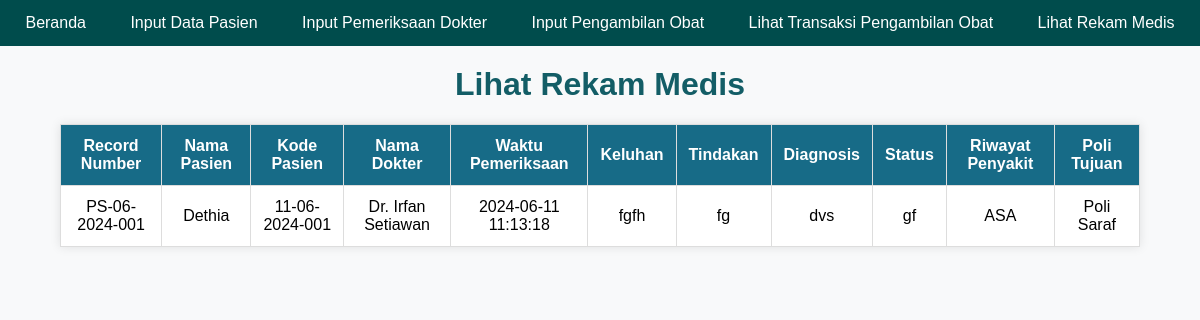
The app's page /join-table.php with its own data.
### tables this page shows
CREATE TABLE `rekammedis` (
  `record_number` varchar(20) NOT NULL,
  `namaPasien` varchar(50) NOT NULL,
  `kode_pasien` varchar(14) NOT NULL,
  `nama_dokter` varchar(200) NOT NULL,
  `waktuPemeriksaan` datetime NOT NULL DEFAULT current_timestamp(),
  `keluhan` varchar(200) NOT NULL,
  `tindakan` varchar(200) NOT NULL,
  `diagnosis` varchar(200) NOT NULL,
  `status` varchar(50) NOT NULL,
  `riwayatPenyakit` varchar(200) NOT NULL,
  `poliTujuan` varchar(20) NOT NULL
);

CREATE TABLE `pasien` (
  `kode_pasien` varchar(14) NOT NULL,
  `namaPasien` varchar(50) NOT NULL,
  `jenisKelamin` varchar(10) NOT NULL,
  `tanggalLahir` date NOT NULL,
  `umur` int(2) NOT NULL,
  `pekerjaan` varchar(50) NOT NULL,
  `emailPasien` varchar(50) NOT NULL,
  `nomorTelepon` varchar(15) NOT NULL,
  `alamat` varchar(200) NOT NULL
);

CREATE TABLE `poli` (
  `kodepoli` varchar(10) NOT NULL,
  `namapoli` varchar(255) NOT NULL,
  `nama_dokter` varchar(255) DEFAULT NULL
);

### join-table.php (the view, shortened to what this page needs)
<?php
include 'header.php';
include 'db_connect.php';
?>
<!DOCTYPE html>
<html lang="en">
<head>
</head>
<body>
    <h1>Lihat Rekam Medis</h1>
    <table>
        <tr>
            <th>Record Number</th>
            <th>Nama Pasien</th>
            <th>Kode Pasien</th>
            <th>Nama Dokter</th>
            <th>Waktu Pemeriksaan</th>
            <th>Keluhan</th>
            <th>Tindakan</th>
            <th>Diagnosis</th>
            <th>Status</th>
            <th>Riwayat Penyakit</th>
            <th>Poli Tujuan</th>
        </tr>
        <?php
        $sql = "
        SELECT r.record_number, r.namaPasien, p.kode_pasien, r.nama_dokter, r.waktuPemeriksaan, r.keluhan, r.tindakan, r.diagnosis, r.status, r.riwayatPenyakit, pd.namapoli AS poliTujuan
        FROM rekammedis r
        JOIN pasien p ON r.namaPasien = p.namaPasien
        JOIN transaksipengambilanobat t ON r.record_number = t.record_number
        JOIN poli pd ON r.poliTujuan = pd.kodepoli
        ";
        $result = $conn->query($sql);
        if ($result->num_rows > 0) {
            while ($row = $result->fetch_assoc()) {
                echo "<tr>";
                echo "<td>{$row['record_number']}</td>";
                echo "<td>{$row['namaPasien']}</td>";
                echo "<td>{$row['kode_pasien']}</td>";
                echo "<td>{$row['nama_dokter']}</td>";
                echo "<td>{$row['waktuPemeriksaan']}</td>";
                echo "<td>{$row['keluhan']}</td>";
                echo "<td>{$row['tindakan']}</td>";
                echo "<td>{$row['diagnosis']}</td>";
                echo "<td>{$row['status']}</td>";
                echo "<td>{$row['riwayatPenyakit']}</td>";
                echo "<td>{$row['poliTujuan']}</td>";
                echo "</tr>";
            }
        } else {
            echo "<tr><td colspan='11' class='centered-text'>Tidak ada data rekam medis yang ditemukan</td></tr>";
        }
        ?>
    </table>
</body>
</html>

### header.php (style rules this page uses)
body { margin: 0; padding: 0; font-family: Arial, sans-serif; background-color: #004c4c; }

### join-table.php (style rules this page uses)
body { font-family: Arial, sans-serif; margin: 0; padding: 0; background-color: #f8f9fa; }
h1 { text-align: center; color: #135D66; margin-top: 20px; }
table { width: 90%; margin: 20px auto; border-collapse: collapse; background-color: #fff; box-shadow: 0 0 10px rgba(0, 0, 0, 0.1); }
th, td { padding: 12px; border: 1px solid #ddd; text-align: center; }
th { background-color: #176B87; color: #fff; }
tr:nth-child(odd) { background-color: #E3FEF7; }

### records on screen
rekammedis: record_number "PS-06-2024-001", namaPasien "Dethia", pasien.kode_pasien "11-06-2024-001", nama_dokter "Dr. Irfan Setiawan", waktuPemeriksaan "2024-06-11 11:13:18", keluhan "fgfh", tindakan "fg", diagnosis "dvs", status "gf", riwayatPenyakit "ASA", poli.namapoli "Poli Saraf"
